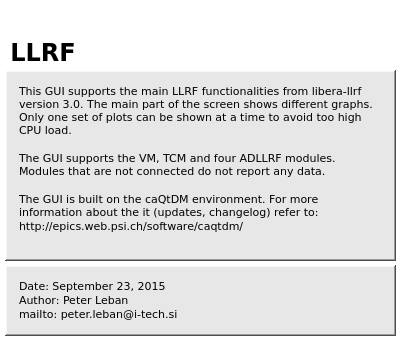
<?xml version="1.0" encoding="UTF-8"?>
<ui version="4.0">
 <class>MainWindow</class>
 <widget class="QMainWindow" name="MainWindow">
  <property name="geometry">
   <rect>
    <x>0</x>
    <y>0</y>
    <width>400</width>
    <height>340</height>
   </rect>
  </property>
  <property name="font">
   <font>
    <family>DejaVu Sans</family>
   </font>
  </property>
  <property name="windowTitle">
   <string>MainWindow</string>
  </property>
  <property name="styleSheet">
   <string notr="true">background-color: rgb(255, 255, 255);</string>
  </property>
  <property name="Title" stdset="0">
   <string>About GUI</string>
  </property>
  <widget class="QWidget" name="centralwidget">
   <widget class="caImage" name="caimage">
    <property name="geometry">
     <rect>
      <x>10</x>
      <y>10</y>
      <width>115</width>
      <height>24</height>
     </rect>
    </property>
    <property name="font">
     <font>
      <family>DejaVu Sans</family>
     </font>
    </property>
    <property name="filename" stdset="0">
     <string notr="true">images/Libera.png</string>
    </property>
   </widget>
   <widget class="caImage" name="caimage_2">
    <property name="geometry">
     <rect>
      <x>245</x>
      <y>10</y>
      <width>150</width>
      <height>45</height>
     </rect>
    </property>
    <property name="font">
     <font>
      <family>DejaVu Sans</family>
     </font>
    </property>
    <property name="filename" stdset="0">
     <string notr="true">images/i-tech.png</string>
    </property>
   </widget>
   <widget class="QLabel" name="label_176">
    <property name="geometry">
     <rect>
      <x>5</x>
      <y>40</y>
      <width>76</width>
      <height>24</height>
     </rect>
    </property>
    <property name="font">
     <font>
      <family>DejaVu Sans</family>
      <pointsize>18</pointsize>
      <weight>75</weight>
      <bold>true</bold>
     </font>
    </property>
    <property name="text">
     <string>LLRF</string>
    </property>
    <property name="alignment">
     <set>Qt::AlignCenter</set>
    </property>
   </widget>
   <widget class="caFrame" name="caframe_6">
    <property name="geometry">
     <rect>
      <x>5</x>
      <y>70</y>
      <width>391</width>
      <height>191</height>
     </rect>
    </property>
    <property name="font">
     <font>
      <family>DejaVu Sans</family>
     </font>
    </property>
    <property name="styleSheet">
     <string notr="true">background-color: rgb(231, 231, 231);</string>
    </property>
    <property name="frameShape">
     <enum>QFrame::WinPanel</enum>
    </property>
    <property name="frameShadow">
     <enum>QFrame::Raised</enum>
    </property>
    <property name="lineWidth">
     <number>1</number>
    </property>
    <property name="midLineWidth">
     <number>1</number>
    </property>
    <property name="background">
     <color>
      <red>0</red>
      <green>0</green>
      <blue>0</blue>
     </color>
    </property>
    <property name="backgroundMode">
     <enum>caFrame::Filled</enum>
    </property>
    <widget class="QPlainTextEdit" name="plainTextEdit">
     <property name="geometry">
      <rect>
       <x>10</x>
       <y>10</y>
       <width>371</width>
       <height>171</height>
      </rect>
     </property>
     <property name="font">
      <font>
       <family>DejaVu Sans</family>
       <pointsize>8</pointsize>
      </font>
     </property>
     <property name="frameShape">
      <enum>QFrame::NoFrame</enum>
     </property>
     <property name="readOnly">
      <bool>true</bool>
     </property>
     <property name="plainText">
      <string>This GUI supports the main LLRF functionalities from libera-llrf version 3.0. The main part of the screen shows different graphs. Only one set of plots can be shown at a time to avoid too high CPU load.

The GUI supports the VM, TCM and four ADLLRF modules. Modules that are not connected do not report any data.

The GUI is built on the caQtDM environment. For more information about the it (updates, changelog) refer to:
http://epics.web.psi.ch/software/caqtdm/</string>
     </property>
    </widget>
   </widget>
   <widget class="caFrame" name="caframe_7">
    <property name="geometry">
     <rect>
      <x>5</x>
      <y>265</y>
      <width>391</width>
      <height>71</height>
     </rect>
    </property>
    <property name="font">
     <font>
      <family>DejaVu Sans</family>
     </font>
    </property>
    <property name="styleSheet">
     <string notr="true">background-color: rgb(231, 231, 231);</string>
    </property>
    <property name="frameShape">
     <enum>QFrame::WinPanel</enum>
    </property>
    <property name="frameShadow">
     <enum>QFrame::Raised</enum>
    </property>
    <property name="lineWidth">
     <number>1</number>
    </property>
    <property name="midLineWidth">
     <number>1</number>
    </property>
    <property name="background">
     <color>
      <red>0</red>
      <green>0</green>
      <blue>0</blue>
     </color>
    </property>
    <property name="backgroundMode">
     <enum>caFrame::Filled</enum>
    </property>
    <widget class="QPlainTextEdit" name="plainTextEdit_5">
     <property name="geometry">
      <rect>
       <x>10</x>
       <y>10</y>
       <width>211</width>
       <height>51</height>
      </rect>
     </property>
     <property name="font">
      <font>
       <family>DejaVu Sans</family>
       <pointsize>8</pointsize>
      </font>
     </property>
     <property name="frameShape">
      <enum>QFrame::NoFrame</enum>
     </property>
     <property name="plainText">
      <string>Date: September 23, 2015
Author: Peter Leban
mailto: peter.leban@i-tech.si</string>
     </property>
    </widget>
   </widget>
  </widget>
 </widget>
 <customwidgets>
  <customwidget>
   <class>caFrame</class>
   <extends>QFrame</extends>
   <header>caFrame</header>
   <container>1</container>
  </customwidget>
  <customwidget>
   <class>caImage</class>
   <extends>QWidget</extends>
   <header>caImage</header>
  </customwidget>
 </customwidgets>
 <resources/>
 <connections/>
 <designerdata>
  <property name="gridDeltaX">
   <number>5</number>
  </property>
  <property name="gridDeltaY">
   <number>5</number>
  </property>
  <property name="gridSnapX">
   <bool>true</bool>
  </property>
  <property name="gridSnapY">
   <bool>true</bool>
  </property>
  <property name="gridVisible">
   <bool>true</bool>
  </property>
 </designerdata>
</ui>
